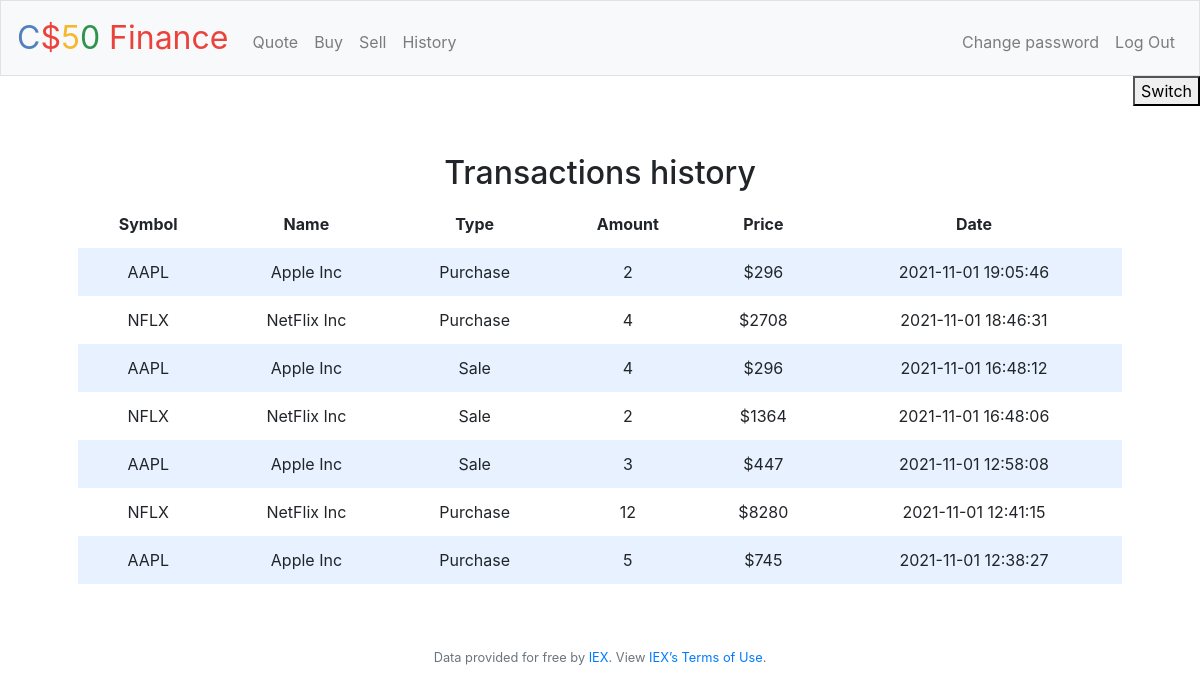
Screenshot of /history (signed in) with the database file from the repository.
### tables this page shows
CREATE TABLE transactions(
author_id INTEGER,
symbol TEXT NOT NULL,
name TEXT NOT NULL,
type TEXT NOT NULL,
amount INTEGER NOT NULL,
price NUMERIC NOT NULL, t_date TEXT NOT NULL,
FOREIGN KEY (author_id)
REFERENCES users (id)
);

### application.py (the view)
@app.route("/history")
@login_required
def history():
    history = db.execute("SELECT * FROM transactions WHERE author_id = ? ORDER BY t_date DESC", session["user_id"])
    return render_template("history.html", history = history)

### application.py (called while the page is built)
@app.after_request
def after_request(response):
    response.headers["Cache-Control"] = "no-cache, no-store, must-revalidate"
    response.headers["Expires"] = 0
    response.headers["Pragma"] = "no-cache"
    return response

### helpers.py (called while the page is built)
def login_required(f):
    @wraps(f)
    def decorated_function(*args, **kwargs):
        if session.get("user_id") is None:
            return redirect("/login")
        return f(*args, **kwargs)
    return decorated_function

### templates/history.html (shortened to what this page needs)
{% extends "layout.html" %}
{% block main %}
    <h2>Transactions history</h2>
    <table id="table1">
        <thead>
            <tr>
                <th>Symbol</th>
                <th>Name</th>
                <th>Type</th>
                <th>Amount</th>
                <th>Price</th>
                <th>Date</th>
            </tr>
        </thead>
        <tbody>
            {% for row in history %}
            <tr>
                <td>{{row.symbol }}</td>
                <td>{{row.name}}</td>
                <td>{{row.type}}</td>
                <td>{{row.amount}}</td>
                <td>${{row.price}}</td>
                <td>{{row.t_date}}</td>
            </tr>
            {% endfor %}
        </tbody>
    </table>
{% endblock %}

### static/styles.css (style rules this page uses)
table { background-color: transparent; margin-bottom: 1rem; width: 100%; }
table th, table td { padding: 0.75rem; vertical-align: middle; }
tbody tr:nth-of-type(odd) { background-color: rgb(179, 208, 255, 0.3) }

### rows the page displays
transactions: symbol "AAPL", name "Apple Inc", type "Purchase", amount "2", price "296", t_date "2021-11-01 19:05:46"
transactions: symbol "NFLX", name "NetFlix Inc", type "Purchase", amount "4", price "2708", t_date "2021-11-01 18:46:31"
transactions: symbol "AAPL", name "Apple Inc", type "Sale", amount "4", price "296", t_date "2021-11-01 16:48:12"
transactions: symbol "NFLX", name "NetFlix Inc", type "Sale", amount "2", price "1364", t_date "2021-11-01 16:48:06"
transactions: symbol "AAPL", name "Apple Inc", type "Sale", amount "3", price "447", t_date "2021-11-01 12:58:08"
transactions: symbol "NFLX", name "NetFlix Inc", type "Purchase", amount "12", price "8280", t_date "2021-11-01 12:41:15"
transactions: symbol "AAPL", name "Apple Inc", type "Purchase", amount "5", price "745", t_date "2021-11-01 12:38:27"
